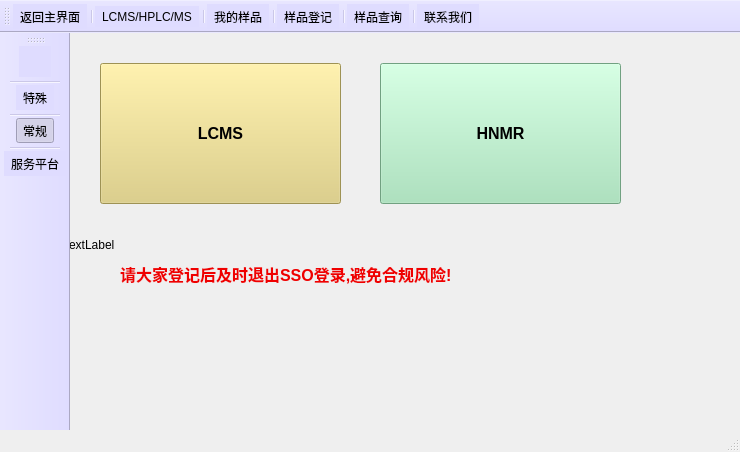
<?xml version="1.0" encoding="UTF-8"?>
<ui version="4.0">
 <class>Normal</class>
 <widget class="QMainWindow" name="Normal">
  <property name="geometry">
   <rect>
    <x>0</x>
    <y>0</y>
    <width>740</width>
    <height>452</height>
   </rect>
  </property>
  <property name="windowTitle">
   <string>MainWindow</string>
  </property>
  <widget class="QWidget" name="centralwidget">
   <widget class="QPushButton" name="pushButton">
    <property name="geometry">
     <rect>
      <x>30</x>
      <y>30</y>
      <width>241</width>
      <height>141</height>
     </rect>
    </property>
    <property name="font">
     <font>
      <pointsize>12</pointsize>
      <weight>75</weight>
      <bold>true</bold>
     </font>
    </property>
    <property name="styleSheet">
     <string notr="true">background-color: rgb(221, 204, 117);</string>
    </property>
    <property name="text">
     <string>LCMS</string>
    </property>
   </widget>
   <widget class="QLabel" name="label_2">
    <property name="geometry">
     <rect>
      <x>50</x>
      <y>220</y>
      <width>361</width>
      <height>41</height>
     </rect>
    </property>
    <property name="minimumSize">
     <size>
      <width>360</width>
      <height>40</height>
     </size>
    </property>
    <property name="font">
     <font>
      <pointsize>12</pointsize>
      <weight>75</weight>
      <bold>true</bold>
     </font>
    </property>
    <property name="styleSheet">
     <string notr="true">color: rgb(239, 0, 0);</string>
    </property>
    <property name="text">
     <string>请大家登记后及时退出SSO登录,避免合规风险!</string>
    </property>
   </widget>
   <widget class="QPushButton" name="pushButton_2">
    <property name="geometry">
     <rect>
      <x>310</x>
      <y>30</y>
      <width>241</width>
      <height>141</height>
     </rect>
    </property>
    <property name="font">
     <font>
      <pointsize>12</pointsize>
      <weight>75</weight>
      <bold>true</bold>
     </font>
    </property>
    <property name="styleSheet">
     <string notr="true">background-color: rgb(158, 226, 181);</string>
    </property>
    <property name="text">
     <string>HNMR</string>
    </property>
   </widget>
   <widget class="QLabel" name="label">
    <property name="geometry">
     <rect>
      <x>-7</x>
      <y>-9</y>
      <width>671</width>
      <height>441</height>
     </rect>
    </property>
    <property name="styleSheet">
     <string notr="true">background-image: url(:/picture/11.jpg);</string>
    </property>
    <property name="text">
     <string>TextLabel</string>
    </property>
   </widget>
   <zorder>label</zorder>
   <zorder>pushButton</zorder>
   <zorder>label_2</zorder>
   <zorder>pushButton_2</zorder>
  </widget>
  <widget class="QStatusBar" name="statusbar"/>
  <widget class="QToolBar" name="toolBar">
   <property name="windowTitle">
    <string>toolBar</string>
   </property>
   <property name="styleSheet">
    <string notr="true">background-color: rgb(223, 220, 255);</string>
   </property>
   <property name="toolButtonStyle">
    <enum>Qt::ToolButtonTextUnderIcon</enum>
   </property>
   <attribute name="toolBarArea">
    <enum>LeftToolBarArea</enum>
   </attribute>
   <attribute name="toolBarBreak">
    <bool>false</bool>
   </attribute>
   <addaction name="action"/>
   <addaction name="separator"/>
   <addaction name="action_special"/>
   <addaction name="separator"/>
   <addaction name="action_2"/>
   <addaction name="separator"/>
   <addaction name="action_server"/>
  </widget>
  <widget class="QToolBar" name="toolBar_2">
   <property name="windowTitle">
    <string>toolBar_2</string>
   </property>
   <property name="styleSheet">
    <string notr="true">background-color: rgb(223, 220, 255);
</string>
   </property>
   <attribute name="toolBarArea">
    <enum>TopToolBarArea</enum>
   </attribute>
   <attribute name="toolBarBreak">
    <bool>false</bool>
   </attribute>
   <addaction name="action_return"/>
   <addaction name="separator"/>
   <addaction name="actionLCMS_HPLC_MS"/>
   <addaction name="separator"/>
   <addaction name="action_my"/>
   <addaction name="separator"/>
   <addaction name="action_login"/>
   <addaction name="separator"/>
   <addaction name="action_find"/>
   <addaction name="separator"/>
   <addaction name="action_link"/>
  </widget>
  <action name="action_special">
   <property name="icon">
    <iconset resource="picture.qrc">
     <normaloff>:/picture/42.jpg</normaloff>:/picture/42.jpg</iconset>
   </property>
   <property name="text">
    <string>特殊</string>
   </property>
  </action>
  <action name="action_2">
   <property name="checkable">
    <bool>true</bool>
   </property>
   <property name="checked">
    <bool>true</bool>
   </property>
   <property name="icon">
    <iconset resource="picture.qrc">
     <normaloff>:/picture/72.jpg</normaloff>:/picture/72.jpg</iconset>
   </property>
   <property name="text">
    <string>常规</string>
   </property>
  </action>
  <action name="action_server">
   <property name="icon">
    <iconset resource="picture.qrc">
     <normaloff>:/picture/51.jpg</normaloff>:/picture/51.jpg</iconset>
   </property>
   <property name="text">
    <string>服务平台</string>
   </property>
  </action>
  <action name="action">
   <property name="icon">
    <iconset resource="picture.qrc">
     <normaloff>:/picture/40.jpg</normaloff>:/picture/40.jpg</iconset>
   </property>
   <property name="text">
    <string/>
   </property>
  </action>
  <action name="actionLCMS_HPLC_MS">
   <property name="text">
    <string>LCMS/HPLC/MS</string>
   </property>
  </action>
  <action name="action_my">
   <property name="text">
    <string>我的样品</string>
   </property>
  </action>
  <action name="action_login">
   <property name="text">
    <string>样品登记</string>
   </property>
  </action>
  <action name="action_find">
   <property name="text">
    <string>样品查询</string>
   </property>
  </action>
  <action name="action_link">
   <property name="text">
    <string>联系我们</string>
   </property>
  </action>
  <action name="action_return">
   <property name="text">
    <string>返回主界面</string>
   </property>
  </action>
 </widget>
 <resources>
  <include location="picture.qrc"/>
 </resources>
 <connections/>
</ui>
